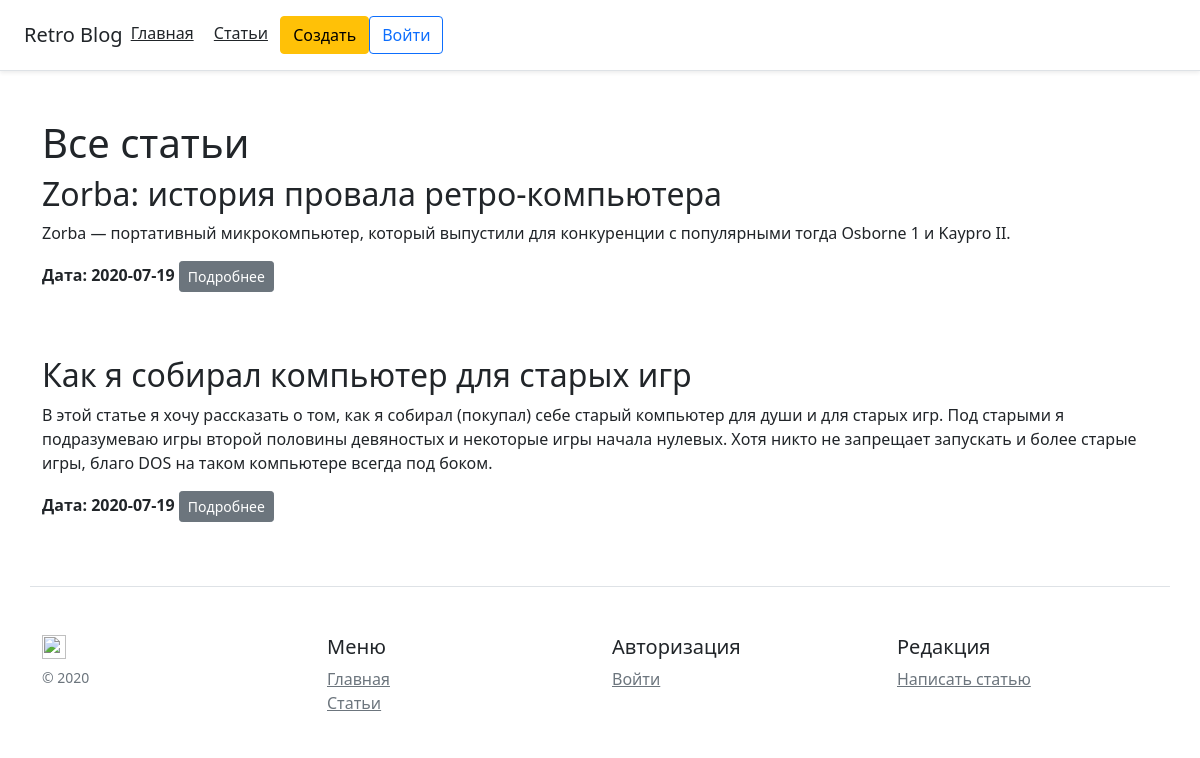
The page /posts on the database its author committed.
### app.py (models this page shows, shortened)
class Article(db.Model):
    id = db.Column(db.Integer, primary_key=True)
    title = db.Column(db.String(100), nullable=False)
    intro = db.Column(db.String(300), nullable=False)
    text = db.Column(db.Text, nullable=False)
    date = db.Column(db.DateTime, default=datetime.utcnow)

### app.py (the view)
@app.route('/')
@app.route('/posts')
def posts():
    articles = Article.query.order_by(Article.date.desc()).all()  # Take from DB(class articel) all data sorted by date
    return render_template('posts.html', articles=articles)  # sending articles

### templates/posts.html (shortened to what this page needs)
{% extends 'base.html' %}
{% block body %}
<div class="container mt-5">
    <h1>Все статьи</h1>
    {% if articles|length > 0%}
        {% for el in articles %}
        <div class="post">
            <h2>{{ el.title }}</h2>
            <p>{{ el.intro }}</p>
            <p><b>Дата: {{ el.date.date() }}</b> <a href="/posts/{{ el.id }}" class="btn btn-secondary btn-sm float-right">Подробнее</a></p>
         </div>
        {% endfor %}
    {% else %}
    <p>У нас нет статей на сайте</p>
    {% endif %}
</div>
{% endblock %}

### templates/base.html (shortened to what this page needs)
<!DOCTYPE html>
<html lang="ru">
<head>
    <link rel="stylesheet" href="{{url_for('static', filename='css/main.css') }}">
    <link rel="stylesheet" href="https://stackpath.bootstrapcdn.com/bootstrap/5.0.0-alpha1/css/bootstrap.min.css">
</head>
<body>
<div class="d-flex flex-column flex-md-row align-items-center p-3 px-md-4 mb-3 bg-white border-bottom shadow-sm">
  <h5 class="my-0 mr-md-auto font-weight-normal">Retro Blog</h5>
  <nav class="my-2 my-md-0 mr-md-3">
    <a class="p-2 text-dark" href="/">Главная</a>
    <a class="p-2 text-dark" href="/posts">Статьи</a>
    <a class="btn btn-warning" href="/create-article">Создать</a>
  </nav>
  <a class="btn btn-outline-primary" href="#">Войти</a>
</div>
    {% block body %}{% endblock %}
<footer class="container pt-4 my-md-5 pt-md-5 border-top">
    <div class="row">
      <div class="col-12 col-md">
        <img class="mb-2" src="/docs/5.0/assets/brand/bootstrap-solid.svg" alt="" width="24" height="24">
        <small class="d-block mb-3 text-muted">© 2020</small>
      </div>
      <div class="col-6 col-md">
        <h5>Меню</h5>
        <ul class="list-unstyled text-small">
          <li><a class="link-secondary" href="/">Главная</a></li>
          <li><a class="link-secondary" href="/posts">Статьи</a></li>
        </ul>
      </div>
      <div class="col-6 col-md">
        <h5>Авторизация</h5>
        <ul class="list-unstyled text-small">
          <li><a class="link-secondary" href="#">Войти</a></li>
        </ul>
      </div>
      <div class="col-6 col-md">
        <h5>Редакция</h5>
        <ul class="list-unstyled text-small">
          <li><a class="link-secondary" href="/create-article">Написать статью</a></li>
        </ul>
      </div>
    </div>
  </footer>
</body>
</html>

### static/css/main.css (style rules this page uses)
.post { margin-bottom: 4em; }

### rows shown on the page
Article: title "Zorba: история провала ретро-компьютера", intro "Zorba — портативный микрокомпьютер, который выпустили для конкуренции с популярными тогда Osborne 1 и Kaypro II.", date "2020-07-19"
Article: title "Как я собирал компьютер для старых игр", intro "В этой статье я хочу рассказать о том, как я собирал (покупал) себе старый компьютер для души и для старых игр. Под старыми я подразумеваю игры второй половины девяностых и некоторые игры начала нулевых. Хотя никто не запрещает запускать и более старые игры, благо DOS на таком компьютере всегда под боком.", date "2020-07-19"
